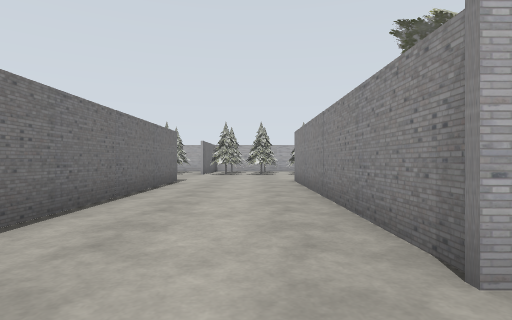
[1] (above)

24 first-person views from a walk through a world built for the Gazebo simulator. The camera is 1.2 m above the floor, looks level and sees 80° across. The floor is counted in squares, 2 m on a side. Each view is taken from the middle of a square. On the plan, view 1 faces up. The plan holds only what a view shows up to about 9 squares ahead; the rest is blank. Some stock models are drawn as simple stand-ins. Some surface patterns are stand-ins.

[2]
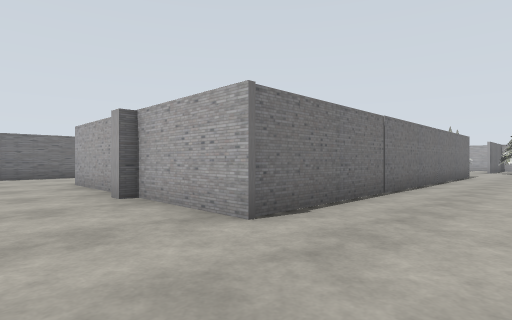

[3]
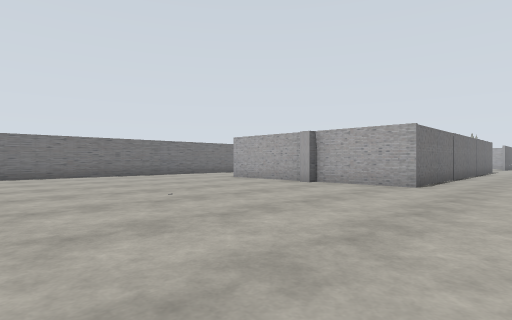

[4]
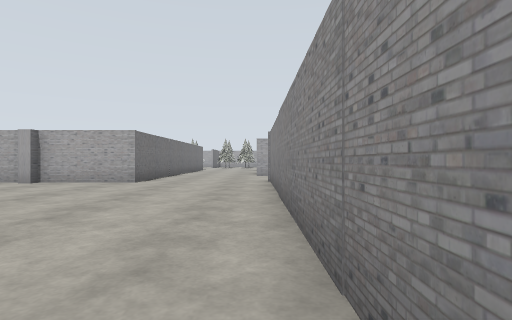

[5]
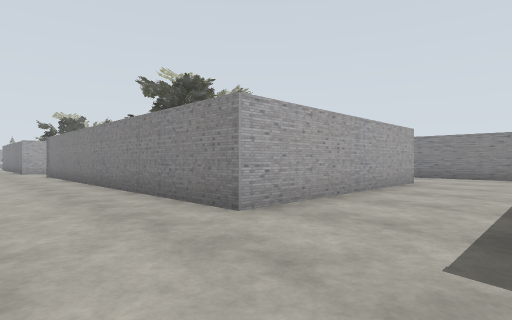

[6]
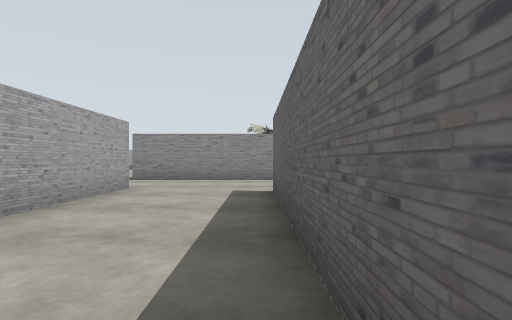

[7]
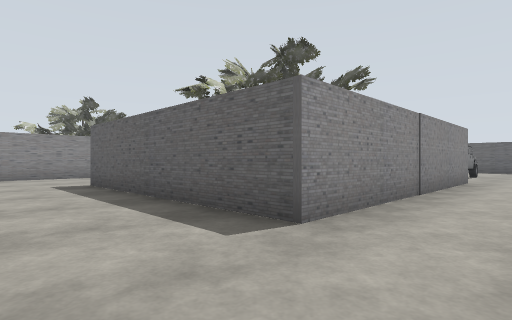

[8]
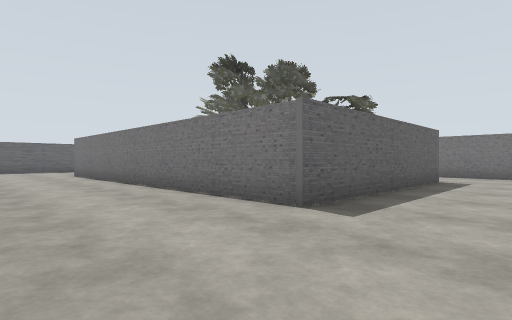

[9]
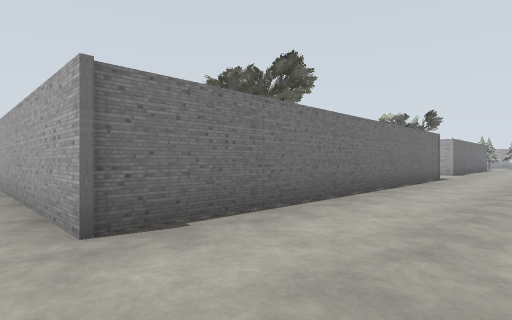

[10]
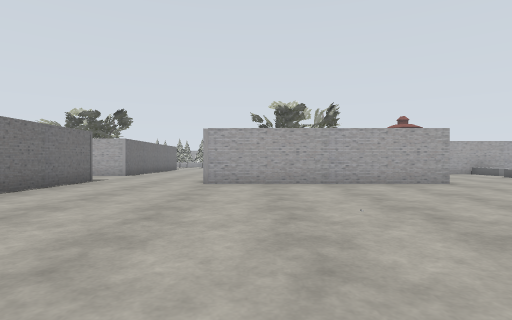

[11]
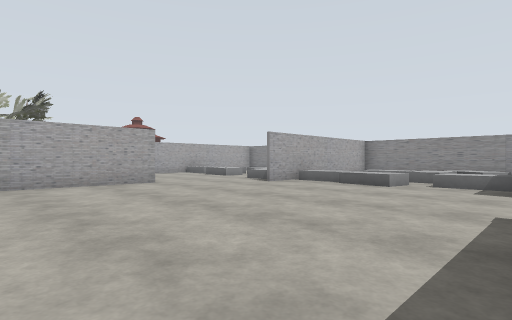

[12]
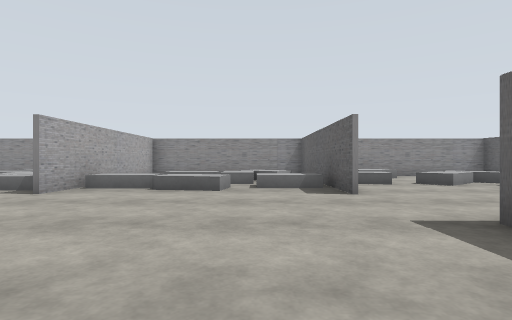

[13]
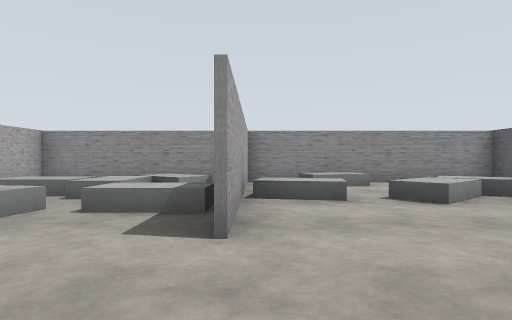

[14]
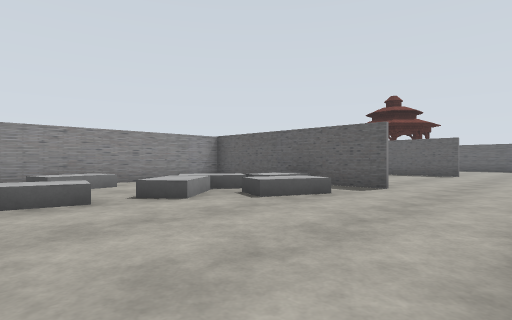

[15]
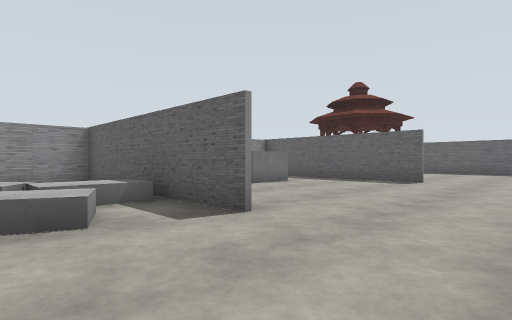

[16]
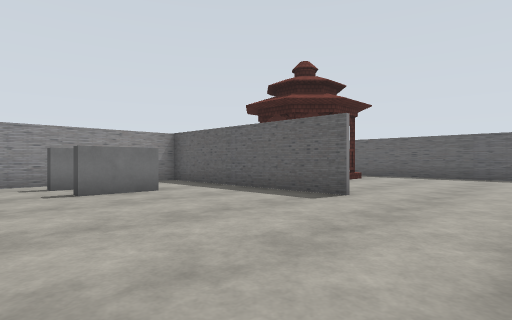

[17]
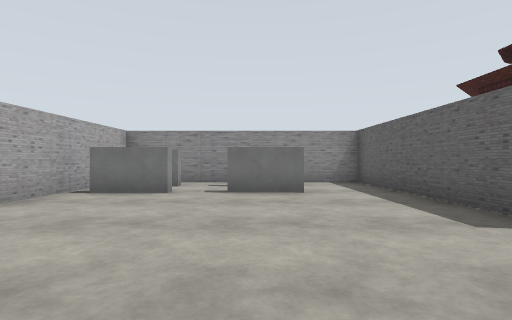

[18]
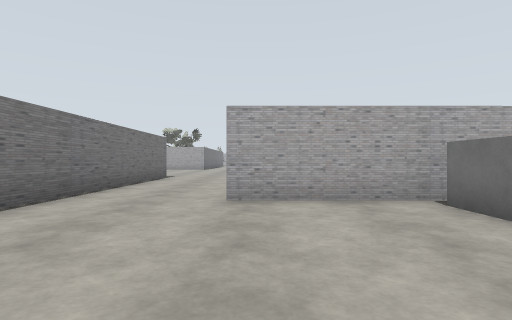

[19]
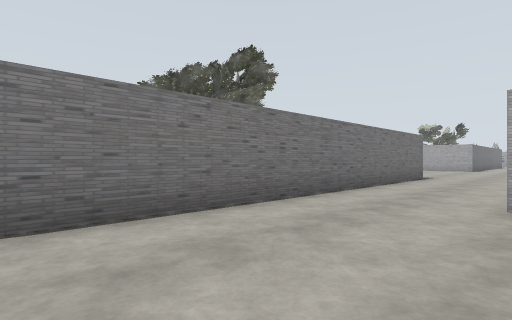

[20]
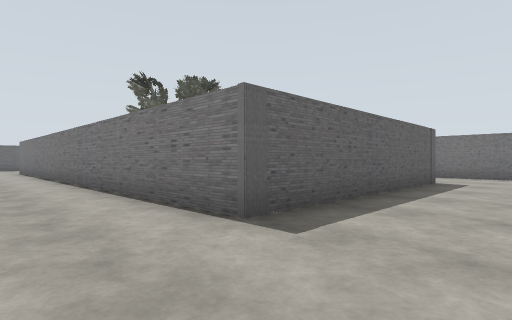

[21]
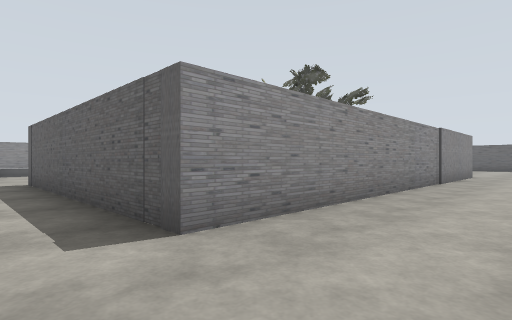

[22]
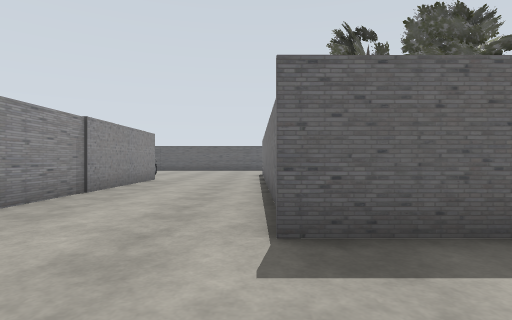

[23]
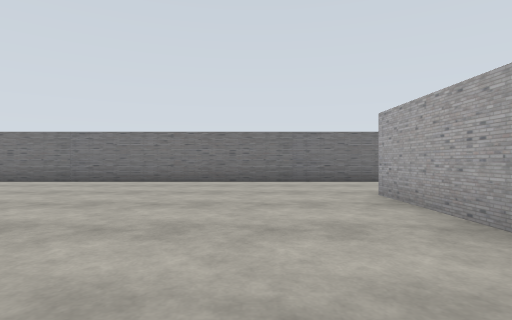

[24]
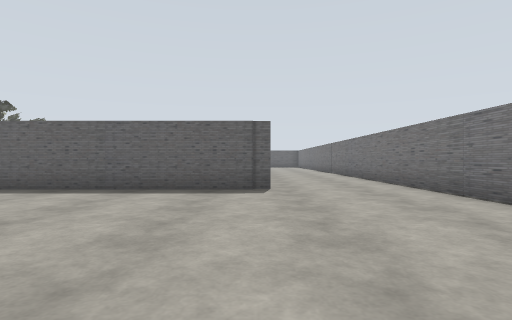

### Floor plan
Points are (right, up) in squares from view 1. A wall is a line through its corners. A room is listed if a view was taken in it or the views show most of it. See-through windows are left out.
Room 1 (views 1, 2, 3, 4, 23, 24)
walls: (-8.4, -10.2) (-2.7, -10.2); (-5.2, -1.9) (-8.2, -1.9); (1.4, -11.3) (1.4, -1.4); (-11.5, -2.5) (-11.5, -13); (-2.2, 1.6) (-2.2, -1.9) (-4.9, -1.9)
ways out: opening at (0, -12) to room 2; opening at (-10, -2); opening at (0.2, 1)
Room 2 (views 5, 6, 7, 8, 9, 10, 11, 12, 13, 14, 15, 16, 17, 18, 19, 20, 21, 22)
walls: (19.3, -9.7) (23, -9.7); (15.4, -2.4) (10.6, -2.4); (19.5, -16.4) (20.5, -16.4); (20.5, -16.5) (19.5, -16.5); (7.3, -2.5) (7.3, -11.3) (1.4, -11.3); (22.4, -16.4) (25.3, -16.4); (24.8, -9.8) (19.3, -9.8); (25.2, -8.9) (25.2, -4.2) (19.3, -4.2); (10.1, -21) (10.1, -10.2) (16.9, -10.2) (16.9, -20.8); (24.3, -16.5) (22.4, -16.5); (19.5, -22.7) (25.2, -22.7) (25.2, -9.8); (0.7, -21.4) (0.7, -14.3) (6.7, -14.3) (6.7, -21.5)
ways out: opening at (0, -12) to room 1; opening at (-0.5, -21); opening at (8.5, -21); opening at (9, -2); opening at (17.5, -3); opening at (18.5, -23)
objects: grey box (20, -15) to (21, -14); grey box (20, -7) to (21, -7); grey box (20, -6) to (21, -5); grey box (21, -16) to (22, -15); grey box (21, -14) to (22, -12); grey box (21, -9) to (21, -8); grey box (22, -11); grey box (22, -8) to (23, -7); grey box (22, -6) to (23, -6); grey box (23, -21) to (23, -20); grey box (23, -18) to (23, -17); grey box (23, -15) to (23, -14); grey box (23, -9) to (24, -8); grey box (24, -20); grey box (24, -18) to (24, -17); grey box (24, -13) to (24, -11)

Where each view was taken, in squares from view 1:
view 1: 0 up, 0 right, facing up
view 2: 4 down, 0 right, facing up-left
view 3: 9 down, 0 right, facing up-left
view 4: 10 down, 1 right, facing up
view 5: 14 down, 1 left, facing up-right
view 6: 14 down, 1 right, facing right
view 7: 12 down, 1 left, facing down-right
view 8: 12 down, 10 right, facing down-left
view 9: 12 down, 10 right, facing up-left
view 10: 10 down, 12 right, facing up
view 11: 10 down, 13 right, facing up-right
view 12: 8 down, 14 right, facing right
view 13: 10 down, 17 right, facing right
view 14: 10 down, 17 right, facing down-right
view 15: 14 down, 17 right, facing down-right
view 16: 18 down, 17 right, facing down-right
view 17: 20 down, 17 right, facing right
view 18: 21 down, 20 right, facing up
view 19: 21 down, 20 right, facing up-left
view 20: 8 down, 19 right, facing down-left
view 21: 9 down, 8 right, facing down-right
view 22: 12 down, 7 right, facing down
view 23: 4 down, 3 left, facing left
view 24: 4 down, 8 left, facing down
